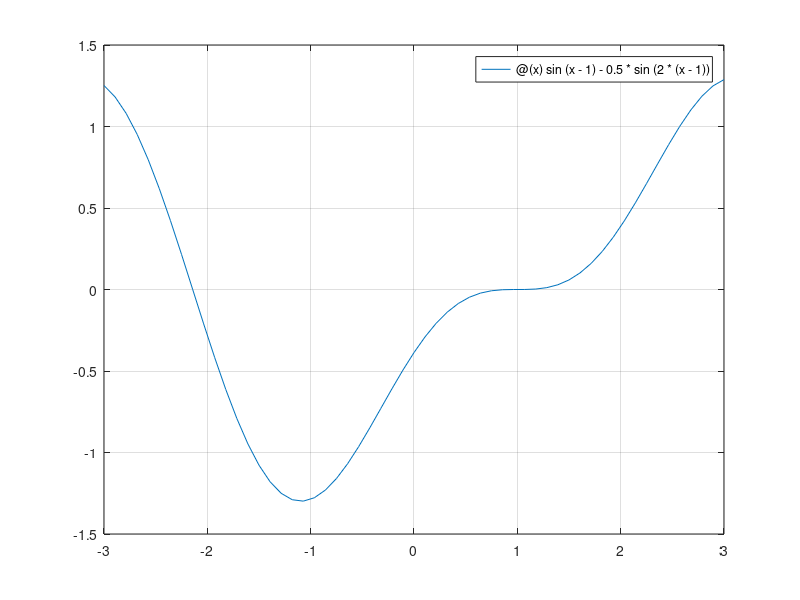

Write the MATLAB code that produced this figure. (Note: this script raises an error after producing the figure.)
f =@ (x) sin(x-1) - 0.5*sin(2*(x-1));

figure(1); clf;
fplot(f,[-3,3]);
grid on;
hold on;

%% 
% richiamo Newton

df =@ (x) cos(x-1) - cos(2*(x-1));
% calcolo la radice a sinistra
x0 = -2;
x1 = -2.2;
tol = 1e-8;
kmax = 100;
[z,res,k,ERR] = secanti(f,x0,x1,tol,kmax)

plot(z,res,'o');

% calcolo la radice a destra
x0 = 1.2;
x1 = 1.3;
tol = 1e-8;
kmax = 100;
[z2,res2,k2,ERR2] = secanti(f,x0,x1,tol,kmax)

plot(z2,res2,'o');

% rappresento ERR e ERR2 su un grafico

figure(2);clf;
semilogy(0:length(ERR)-1,ERR, 'ro');
%legend('-dynamiclegend');
hold on;
semilogy(0:length(ERR2)-1,ERR2,'bo');
grid on;